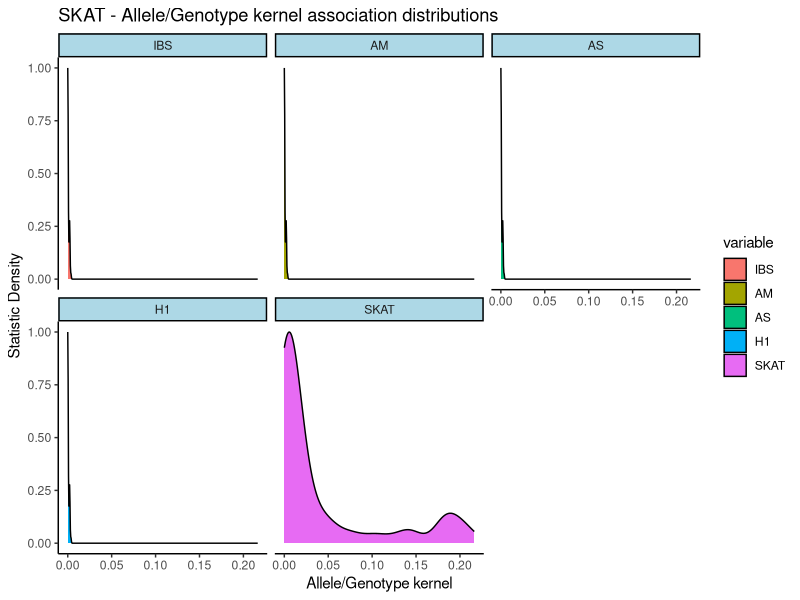
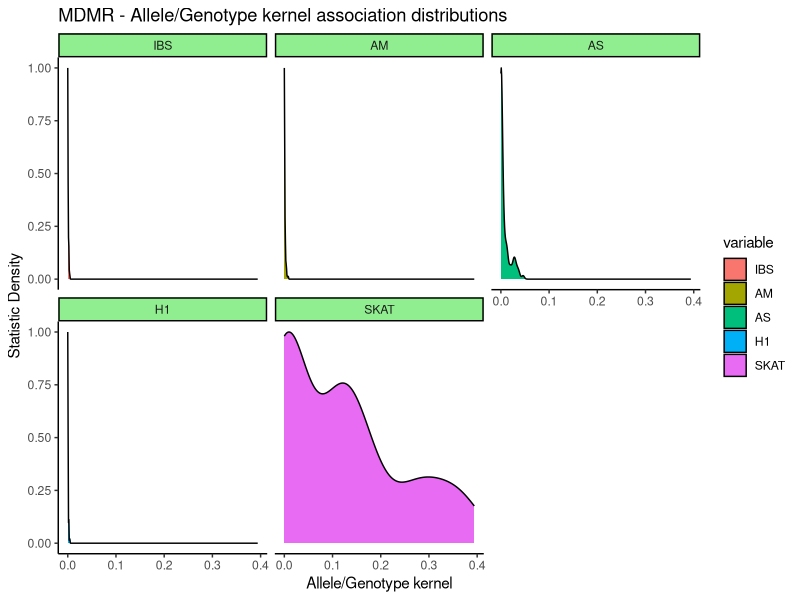
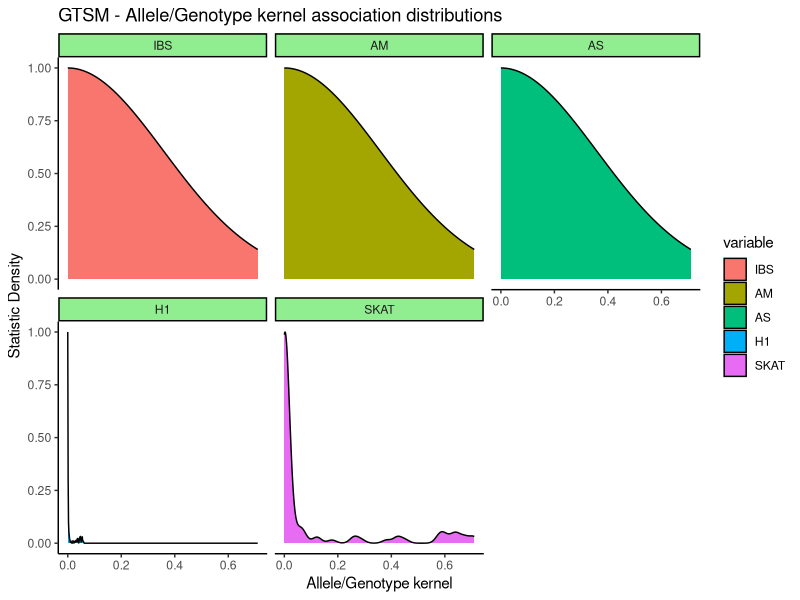

These figures' R source, in order:
setwd("C:/Users/Peter/Documents/Uottawa/2018 - 2019 Honour's project/Cluster files/Final codes/Genetic-Association-Methodology-Research/Crohns Disease/Allele Kernel Analysis/Focal Point Analysis")

focal_data = read.table("New_Allele_Kernel_Data.txt" )
View(focal_data)
colnames(focal_data) = c("Statistic", "IBS", "AM", "AS", "H1", "SKAT")


### ----- SKAT ----- ###
library(dplyr)
SKAT = filter(focal_data, Statistic == "SKAT")

library(reshape2)
Stacked_SKAT = melt(data=SKAT, id.vars = 1) 

library(ggplot2)
ggplot(Stacked_SKAT, aes(x=value, y = ..scaled.., fill=variable)) + geom_density() + facet_wrap(~variable) +
  ggtitle("SKAT - Allele/Genotype kernel association distributions") +
  xlab("Allele/Genotype kernel") + ylab("Statistic Density") +
  theme_classic() +
  theme(strip.background = element_rect(fill="lightblue")) 



### ----- MDMR ----- ###
library(dplyr)
MDMR = filter(focal_data, Statistic == "MDMR")

library(reshape2)
Stacked_MDMR = melt(data=MDMR, id.vars = 1) 

library(ggplot2)
ggplot(Stacked_MDMR, aes(x=value, y = ..scaled.., fill=variable)) + geom_density() + facet_wrap(~variable) +
  ggtitle("MDMR - Allele/Genotype kernel association distributions") +
  xlab("Allele/Genotype kernel") + ylab("Statistic Density") +
  theme_classic() +
  theme(strip.background = element_rect(fill="lightgreen")) 


### ----- GTSR ----- ###
library(dplyr)
GTSM = filter(focal_data, Statistic == "GTSM")

library(reshape2)
Stacked_GTSM = melt(data=GTSM, id.vars = 1) 

library(ggplot2)
ggplot(Stacked_GTSM, aes(x=value, y = ..scaled.., fill=variable)) + geom_density() + facet_wrap(~variable) +
  ggtitle("GTSM - Allele/Genotype kernel association distributions") +
  xlab("Allele/Genotype kernel") + ylab("Statistic Density") +
  theme_classic() +
  theme(strip.background = element_rect(fill="lightgreen")) 
